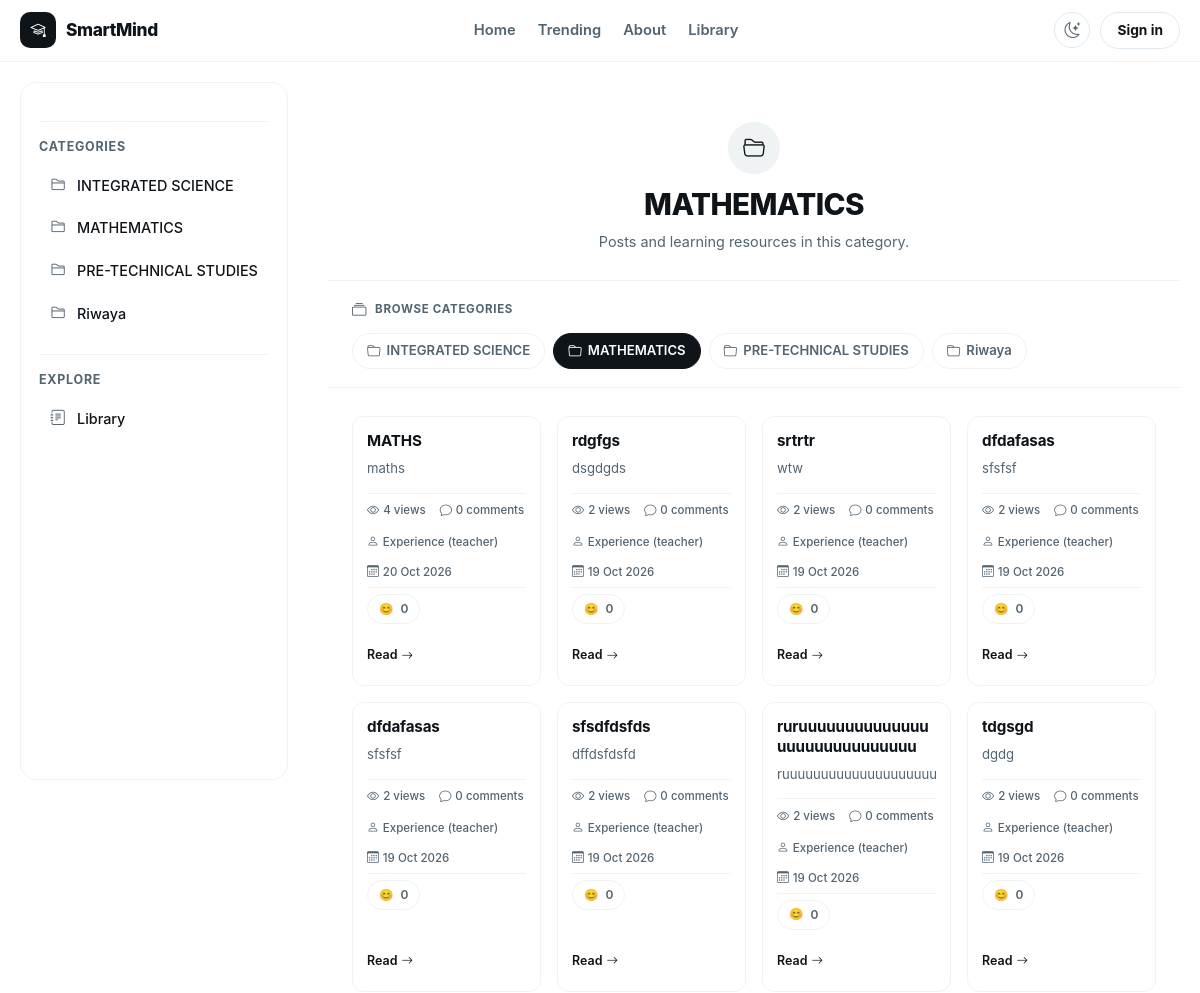
/category/mathematics/ (upper part), run on an earlier commit of the app's database.
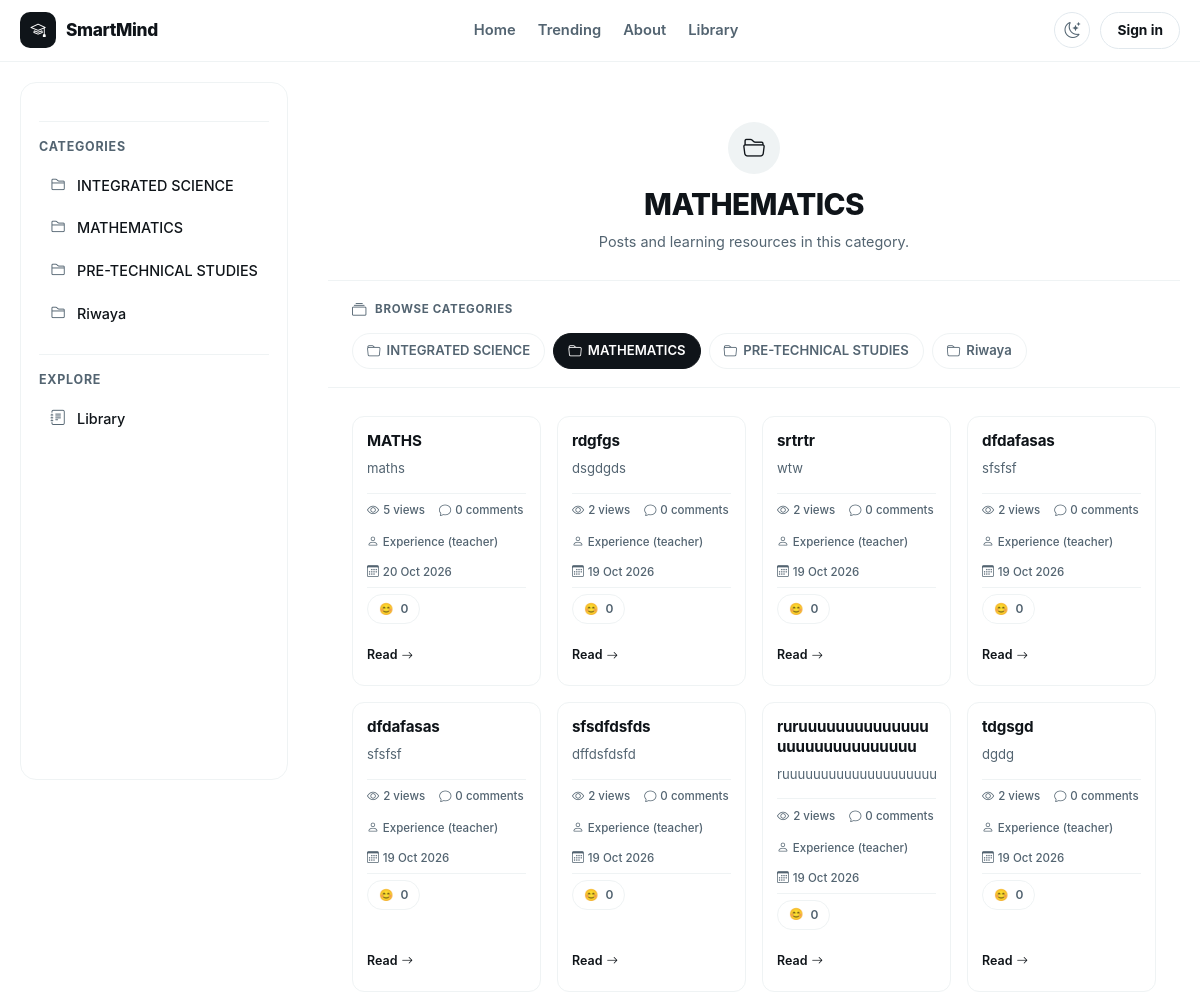
And on a later commit of the database.
### blog/models.py (models this page shows, shortened)
class Post(models.Model):
    STATUS_CHOICES = [
        ("draft", "Draft"),
        ("published", "Published"),
    ]
    title = models.CharField(
        max_length=200
    )
    slug = models.SlugField(
        max_length=200,
        unique=True,
        blank=True
    )
    category = models.ForeignKey(
        Category,
        on_delete=models.CASCADE
    )
    tags = models.ManyToManyField(
        Tag,
        blank=True
    )
    excerpt = models.TextField(
        max_length=500
    )
    content = CKEditor5Field(
        "Content",
        config_name="default"
    )
    school = models.ForeignKey(
        "schools.School",
        on_delete=models.CASCADE,
        related_name="posts",
        null=True,
        blank=True
    )
    target_classes = models.ManyToManyField(
        "schools.SchoolClass",
        blank=True,
        related_name="posts"
    )
    author = models.ForeignKey(
        User,
        on_delete=models.CASCADE,
        related_name="posts"
    )
    approved = models.BooleanField(
        default=False
    )
    is_featured = models.BooleanField(
        default=False
    )
    video = CloudinaryField(
        resource_type='video',
        folder='videos/',
        blank=True,
        null=True,
    )
    youtube_url = models.URLField(
        blank=True,
        null=True
    )
    view_count = models.PositiveIntegerField(
        default=0,
        editable=False,
    )
    likes = models.ManyToManyField(
        User,
        related_name="liked_posts",
        blank=True
    )
    status = models.CharField(
        max_length=10,
        choices=STATUS_CHOICES,
        default="draft"
    )
    created_at = models.DateTimeField(
        auto_now_add=True
    )
    updated_at = models.DateTimeField(
        auto_now=True
    )
    visible_to_all = models.BooleanField(
        default=False
    )
    is_monetized = models.BooleanField(
        default=False,
        help_text="If enabled, attachments require payment before download."
    )
    attachment_price = models.DecimalField(
        max_digits=8, decimal_places=2, default=0.00,
        help_text="Price to unlock all attachments on this post."
    )
    attachment_currency = models.CharField(
        max_length=3, default="USD",
        help_text="ISO currency code (USD, KES, NGN, etc.)"
    )
    class Meta:
        ordering = ["-created_at"]
        indexes = [
            models.Index(
                fields=["school"]
            ),
            models.Index(
                fields=["status", "approved"]
            ),
        ]
        constraints = [
            models.CheckConstraint(
    condition=Q(is_monetized=False) | Q(attachment_price__gt=0),
    name="post_monetized_requires_positive_price",
)
        ]

### accounts/models.py (models this page shows, shortened)
class User(AbstractUser):
    ROLE_CHOICES = [
        ("school_admin", "School Admin"),
        ("teacher", "Teacher"),
        ("student", "Student"),
        ("parent", "Parent"),
    ]
    role = models.CharField(
        max_length=20,
        choices=ROLE_CHOICES,
        default="student",
        db_index=True,
    )
    school = models.ForeignKey(
        "schools.School",
        on_delete=models.CASCADE,
        related_name="users",
        null=True,
        blank=True,
    )
    school_class = models.ForeignKey(
        "schools.SchoolClass",
        on_delete=models.SET_NULL,
        related_name="students",
        null=True,
        blank=True,
    )
    teacher_role = models.ForeignKey(
        "TeacherRole",
        on_delete=models.SET_NULL,
        null=True,
        blank=True,
        related_name="teachers",
    )
    admission_number = models.CharField(
        max_length=30,
        unique=True,
        blank=True,
        null=True,
        db_index=True,
    )
    employee_number = models.CharField(
        max_length=30,
        unique=True,
        blank=True,
        null=True,
        db_index=True,
    )
    tsc_number = models.CharField(
        max_length=30,
        blank=True,
        null=True,
    )
    phone_number = models.CharField(max_length=20, blank=True)
    profile_picture = models.ImageField(upload_to="profiles/", blank=True, null=True)
    date_of_birth = models.DateField(blank=True, null=True)
    is_verified = models.BooleanField(default=False)
    created_at = models.DateTimeField(default=timezone.now)
    updated_at = models.DateTimeField(auto_now=True)
    is_approved = models.BooleanField(
        default=False,
        db_index=True,
        help_text=(
            "False for teacher/parent/school_admin until a superadmin approves. "
            "Students are auto-approved in clean()."
        ),
    )
    approval_requested_at = models.DateTimeField(default=timezone.now)
    approved_by = models.ForeignKey(
        "self",
        null=True,
        blank=True,
        on_delete=models.SET_NULL,
        related_name="approved_users",
    )
    def clean(self):
        super().clean()
        if self.is_superuser:
            return
        role_changed = False
        if self.pk:
            previous = (
                type(self)
                .objects.filter(pk=self.pk)
                .values_list("role", flat=True)
                .first()
            )
            if previous is not None and previous != self.role:
                role_changed = True
        if self.role == "student":
            self.is_approved = True
            self.approved_by = None
        elif not self.pk or role_changed:
            self.is_approved = False
            self.approved_by = None
            self.approval_requested_at = timezone.now()
        if self.role == "teacher":
            if not self.employee_number:
                raise ValidationError(
                    {"employee_number": "Teachers must have an employee number."}
                )
            if not self.teacher_role:
                raise ValidationError(
                    {"teacher_role": "Teachers must have a teacher role."}
                )
        if self.role == "student" and not self.admission_number:
            raise ValidationError(
                {"admission_number": "Students must have an admission number."}
            )
        if self.role != "teacher":
            self.teacher_role = None
    @property
    def full_name(self):
        return self.get_full_name() or self.username
    def __str__(self):
        return f"{self.full_name} ({self.role})"

### blog/views.py (the view)
# urls.py: path("category/<slug:slug>/", views.category_post, name="category_post"),
def category_post(request, slug):
    category = get_object_or_404(Category, slug=slug)
    posts_qs = (
        Post.objects
        .filter(category=category)
        .select_related("author", "category", "school")
        .prefetch_related(
            "tags",
            "images",
            "attachments",
            "likes",
        )
        .order_by("-created_at")
    )
    posts = []
    for post in posts_qs:
        _increment_view_count(request, post)
        comments = get_post_comments(request, post)
        comments_count = (
            Comment.objects
            .filter(post=post)
            .count()
        )
        is_liked = (
            request.user.is_authenticated
            and post.likes.filter(pk=request.user.pk).exists()
        )
        likes_count = post.likes.count()
        views_count = post.view_count
        _attach_post_reactions(request, post)
        can_edit = can_manage_post(request, post)
        can_delete = can_edit
        post.category_name = (
            post.category.name
            if post.category
            else ""
        )
        post.comments_list = comments
        post.comments_count = comments_count
        post.likes_count = likes_count
        post.views_count = views_count
        post.is_liked = is_liked
        post.can_edit = can_edit
        post.can_delete = can_delete
        posts.append(post)
    categories = (
        Category.objects
        .all()
        .order_by("name")
    )
    context = {
        "category": category,
        "posts": posts,
        "categories": categories,
        "reaction_choices": CommentReaction.REACTION_CHOICES,
    }
    return render(request, "category_post.html", context)

### blog/views.py (called while the page is built)
def get_user_role(request):
    return getattr(request.user, "role", None)

def can_manage_post(request, post):
    user_role = get_user_role(request)
    return (
        request.user.is_authenticated
        and (
            request.user.is_superuser
            or user_role == "school_admin"
            or (
                user_role == "teacher"
                and post.author_id == request.user.pk
            )
        )
    )

def _increment_view_count(request, post):
    if post is None:
        return 0
    viewed_posts = request.session.get("viewed_posts", [])
    if post.pk not in viewed_posts:
        Post.objects.filter(pk=post.pk).update(
            view_count=F("view_count") + 1
        )
        viewed_posts.append(post.pk)
        request.session["viewed_posts"] = viewed_posts
        request.session.modified = True
    post.refresh_from_db(fields=["view_count"])
    return post.view_count

### blog/templates/category_post.html (shortened to what the changed rows need)
{% extends "base.html" %}
{% load static %}
{% block content %}
<div class="category-page">
    <header class="category-header">
        <div class="category-header-inner">
            <div class="category-title">
                <div class="category-heading">
                    <h1>{{ category.name }}</h1>
                </div>
            </div>
        </div>
    </header>
    <main class="posts-container">
        {% if posts %}
            <div class="posts" id="postsGrid">
                {% for post in posts %}
                    <article class="post" data-post-id="{{ post.id }}">
                        <div class="post-body">
                            <div class="post-header">
                                <span class="post-title">
                                    {{ post.title }}
                                </span>
                            </div>
                            <div class="post-content">
                                {% if post.excerpt %}
                                    <p class="excerpt">
                                        {{ post.excerpt }}
                                    </p>
                                {% endif %}
                                <div class="post-statistics">
                                    <span class="post-stat">
                                        <i class="bi bi-eye"></i>
                                        {{ post.views_count }}
                                        {% if post.views_count == 1 %}view{% else %}views{% endif %}
                                    </span>
                                    <span class="post-stat">
                                        <i class="bi bi-chat"></i>
                                        {{ post.comments_count }}
                                        {% if post.comments_count == 1 %}comment{% else %}comments{% endif %}
                                    </span>
                                </div>
                                <div class="meta">
                                    {% if post.author %}
                                        <span>
                                            <i class="bi bi-person"></i>
                                            {{ post.author }}
                                        </span>
                                    {% endif %}
                                    {% if post.created_at %}
                                        <span>
                                            <i class="bi bi-calendar3"></i>
                                            {{ post.created_at|date:"d M Y" }}
                                        </span>
                                    {% endif %}
                                </div>
                                <div class="post-reactions-wrap">
                                    {% include "blog/partials/_post_reactions.html" with post=post %}
                                </div>
                                <div class="post-actions">
                                    <a
                                        href="{% url 'blog:post_detail' post.slug %}"
                                        class="read-more-link"
                                    >
                                        Read
                                        <i class="bi bi-arrow-right"></i>
                                    </a>
                                </div>
                            </div>
                        </div>
                    </article>
                {% endfor %}
            </div>
        {% endif %}
    </main>
</div>
{% endblock %}

### blog/templates/blog/partials/_post_reactions.html (shortened to what this page needs)
<div class="post-reactions d-flex align-items-center gap-2 flex-wrap"
     data-post-slug="{{ post.slug }}">
    <div class="reaction-picker position-relative">
        <button type="button"
                class="btn btn-sm reaction-toggle-btn"
                data-post-slug="{{ post.slug }}"
                aria-label="React to this post">
            {% if post.user_reaction %}
                {% for val, emoji in reaction_choices %}
                    {% if val == post.user_reaction %}{{ emoji }}{% endif %}
                {% endfor %}
            {% else %}
                😊
            {% endif %}
            <span class="reaction-total">{{ post.total_reactions|default:0 }}</span>
        </button>
    </div>
</div>

What changed in the data, as far as the page shows it:
changed Post "MATHS": views_count "4" → "5"
